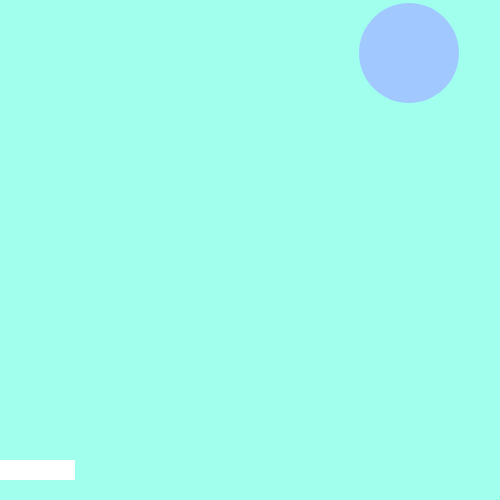
Frame 1 (no input)
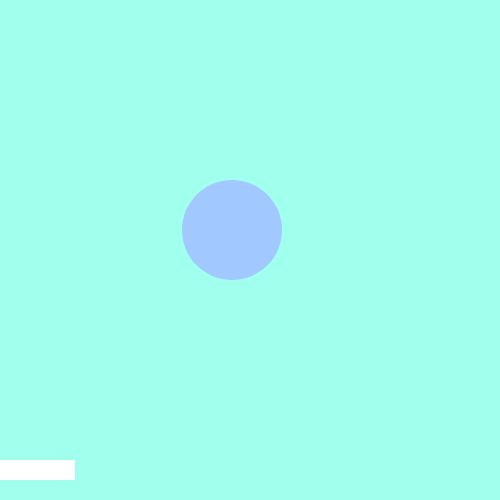
Frame 60 (no input)
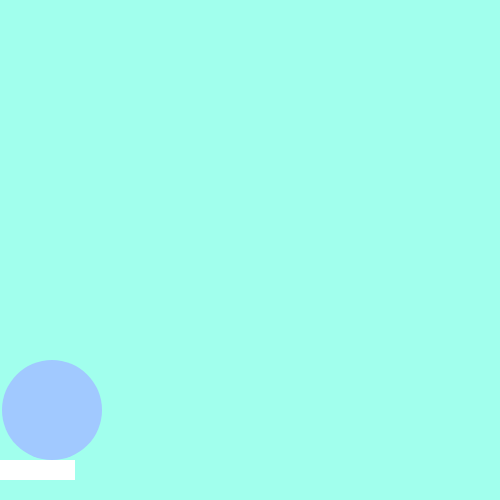
Frame 120 (the mouse pressed at the canvas centre since frame 60)

The p5.js sketch that drew these frames (run headless with seeded random() and noise() and a simulated clock; from frame 60 on, the mouse is pressed at the canvas centre):

// p5.js sketch
// ── sketch.js
// game settings
const ballSize = 100;
const paddleHeight = ballSize / 5;
const paddleWidth = ballSize / 4 * 3;
const canvasSize = 500;
const minCanvasPosition = 0 + ballSize / 2;
const maxCanvasPosition = 0 + canvasSize - ballSize / 2;
let collision = false;
let gameOver = false;

// styling settings
const BG_COLORS = ['#a1ffed', '#f9aaaa', '#ddffab'];
const FILL_COLORS = ['#a1c9ff', '#fef7ad', '#abffb4'];
let colorIteration;

// ball settings
const BALL_SPEED = 3;
let ballX;
let ballY;
let ballDirectionX;
let ballDirectionY;

// paddle settings
const keySpeed = 10;
const paddleY = canvasSize - paddleHeight - 20;
let paddleX = 0;

// game over settings
const GAME_OVER_TEXT = 'GAME OVER';
const BUTTON_TEXT = 'Restart';
const buttonWidth = 150;
const buttonHeight = 50;
const buttonX = canvasSize / 2 - buttonWidth / 2;
const buttonY = canvasSize / 3 * 2 - buttonHeight / 2;
let button;

function randomIntFromInterval(min, max) {
  return Math.floor(Math.random() * (max - min + 1) + min);
}

function restart() {
  gameOver = false;
  button.hide();
  createNewGame();
}

function createNewGame() {
  ballX = randomIntFromInterval(minCanvasPosition, maxCanvasPosition);
  ballY = ballSize / 2;
  ballDirectionX = Math.random() < 0.5 ? 1 : -1;
  ballDirectionY = 1;
  colorIteration = randomIntFromInterval(0, BG_COLORS.length - 1);
}

function setup() {
  createCanvas(canvasSize, canvasSize);
  createNewGame();

  // adds restart button
  button = createButton(BUTTON_TEXT);
  button.position(buttonX, buttonY);
  button.mousePressed(restart);
  button.size(buttonWidth, buttonHeight);
  button.style('background-color', FILL_COLORS[colorIteration]);
  button.style('border', FILL_COLORS[colorIteration]);
  button.style('box-shadow', 'none');
  button.style('color', BG_COLORS[colorIteration]);
  button.style('cursor', 'pointer');
  button.style('font-family', 'Helvetica');
  button.style('font-size', '28px');
  button.hide();
}

function draw() {
  if (!gameOver) {
    background(BG_COLORS[colorIteration]);
    noStroke();

    // create motion
    ballX = ballX + ballDirectionX * BALL_SPEED;
    ballY = ballY + ballDirectionY * BALL_SPEED;

    // creates ball
    fill(FILL_COLORS[colorIteration]);
    ellipse(ballX, ballY, ballSize, ballSize);

    // creates paddle
    fill(255);
    rect(paddleX, paddleY, paddleWidth, paddleHeight);

    // canvas side collision
    if (ballX <= minCanvasPosition || ballX >= maxCanvasPosition) {
      ballDirectionX = ballDirectionX * -1;
      collision = true;
    }

    // canvas top collision
    if (ballY <= minCanvasPosition) {
      ballDirectionY = ballDirectionY * -1;
      collision = true;
    }

    // out of bounds
    if (ballY >= maxCanvasPosition) {
      gameOver = true;
    }

    // paddle collision
    if (ballY + ballSize / 2 >= paddleY && (ballX >= paddleX && ballX <= (paddleX + paddleWidth))) {
      ballDirectionY = ballDirectionY * -1;
      collision = true;
    }

    // collision control
    if (collision === true) {
      colorIteration = (colorIteration + 1) % BG_COLORS.length;
      collision = false;
    }

    // key control
    if (keyIsDown(RIGHT_ARROW) && (paddleX + paddleWidth) < canvasSize) {
      paddleX = paddleX + keySpeed;
    } else if (keyIsDown(LEFT_ARROW) && paddleX > 0) {
      paddleX = paddleX - keySpeed;
    }
  } else {
    // adds game over text
    textSize(50);
    textAlign(CENTER, CENTER);
    textFont('Helvetica');
    background('#f5f5f5');
    fill(0);
    text(GAME_OVER_TEXT, 0, 0, canvasSize, canvasSize);

    button.show();
  }
}

// ── smiley.js
class Smiley {
  constructor(size, x, y, color) {
    this.x = x;
    this.y = y;

    this.smiley = createDiv();
    this.smiley.style('background-color', color);
    this.smiley.style('border-radius', '50%');
    this.smiley.style('pointer-events', 'none');
    this.smiley.position(x, y);
    this.smiley.size(size, size);
  }

  update = (x, y, color) => {
    this.smiley.style('background-color', color);
    this.smiley.position(x, y);
  }

  hide = () => { this.smiley.hide(); }
  show = () => { this.smiley.show(); }
}
